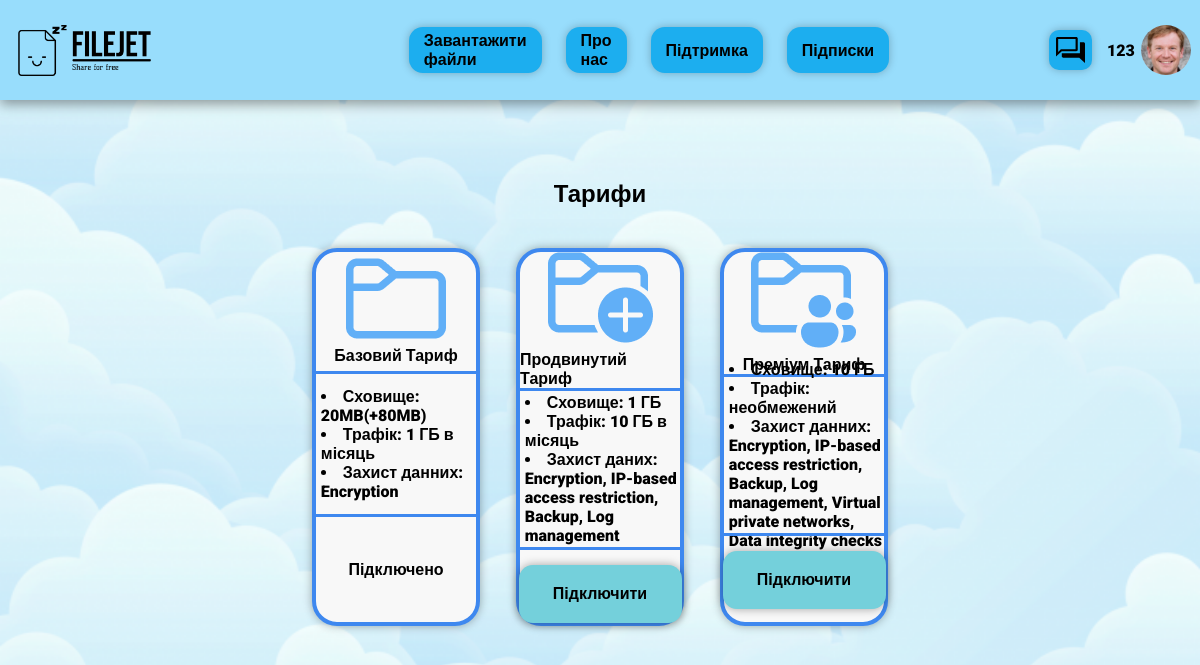
The app's page /subscription/ (signed in) with its own data.
### ProfileApp/models.py (models this page shows, shortened)
class Profile(models.Model):
    user = models.OneToOneField(User, on_delete=models.CASCADE)
    image = models.ImageField(upload_to='image/%Y/%m/%d', default="unregistered_user.png")
    total_size = models.IntegerField(default=104857600)
    used_size = models.IntegerField(default=0)
    procent_size = models.IntegerField(default=0)
    subscription = models.ForeignKey(Subscription, on_delete=models.CASCADE, to_field='id', default="1")
    authorised = models.BooleanField(default=False)

### SubscriptionApp/models.py (models this page shows, shortened)
class Subscription(models.Model):
    name = models.CharField(max_length=255)
    description = models.TextField()
    image = models.ImageField(upload_to='image/%Y/%m/%d')
    price = models.IntegerField(default=0)
    size = models.IntegerField(default=0)

### SubscriptionApp/views.py (the view)
# urls.py: path(r'subscription/', show_subscription, name='subscription'),
@login_required(login_url='main')
def show_subscription(request):
    context = {}
    subscriptions = Subscription.objects.all()
    for subscription in subscriptions:
        subscription.description = list(subscription.description.split("`"))
    profile = Profile.objects.get(user = request.user)
    context["profile"] = profile
    context["subscriptions"] = subscriptions
    return render(request, "subscription.html", context)

### MainApp/templatetags/base.py (called while the page is built)
@register.simple_tag
def give_user(request):
    if request.user.is_authenticated:
        user = request.user
        profile = Profile.objects.get(user=user)
        return profile

@register.simple_tag
def give_chats(request):
    if request.user.is_authenticated:
        chats = Chat.objects.filter(send_user = request.user)
        chat_and_last_message_list = []
        for chat in chats:
            chat_and_last_message = []
            try:
                last_message = Message.objects.filter(chat = chat).order_by('pk').latest('pk')
            except Message.DoesNotExist:
                last_message = ''
            profile_image = Profile.objects.get(user = chat.send_user)
            chat_and_last_message.append(profile_image)
            chat_and_last_message.append(last_message)
            chat_and_last_message.append(chat)
            chat_and_last_message_list.append(chat_and_last_message)
        return chat_and_last_message_list

### SubscriptionApp/templates/subscription.html (shortened to what this page needs)
{% extends 'base.html' %}
{% load static %}
{% block style %}<link rel="stylesheet" href="{% static 'css/subscription.css' %}">{% endblock %}
{% block content %}
<div id="content">
    <h2><span>Тарифи</span></h2>
    <div id="subscriptions-list">
        {% for subscription in subscriptions %}
        <div class="subscription-container">
            <div class="subscription-header">
                <img src="{{ subscription.image.url }}" alt="{{ subscription.name }}">
                <span>{{ subscription.name }} Тариф</span>
            </div>
            <div class="subscription-body">
                <ul class="list-attributes">
                    {% for description in subscription.description %}
                    <li class="li-1">{{ description }}</li>
                    {% endfor %}
                </ul>
            </div>
            <div class="subscription-footer">
                {% if profile.subscription.name == subscription.name %}
                    {% if subscription.name == 'Базовий' %}
                        Підключено
                    {% else %}
                        <a class="order-button disable" href="{% url 'disable_subscription' %}">Відключити</a>
                    {% endif %}
                {% else %}
                <a class="order-button" href="{% url 'enable_subscription' subscription.pk %}">Підключити</a>
                {% endif %}
            </div>
        </div>
        {% endfor %}
    </div>
</div>
{% endblock %}

### MainApp/templates/base.html (shortened to what this page needs)
<html lang="en">
    {% load static %}
    {% load base %}
    {% give_user request as profile %}
    {% give_chats request as chat_and_last_message_list_header %}
<head>
    <link rel="stylesheet" href="{% static 'css/base.css' %}">
    {% block style %} {% endblock %}
</head>
<body>
    <header>
        <div id="left-header-side">
            <p><a href="{% url 'main' %}"><img class="logo" src="{% static 'images/header-logo.png' %}" alt="Логотип компанії"></a></p>
        </div>
        <div class="navigation_buttons">
            <a href="{% url 'upload_file' %}">Завантажити файли</a>
            <a href="{% url 'about_us' %}">Про нас</a>
            <a href="{% url 'documentation' %}">Підтримка</a>
            <a href="{% url 'subscription' %}">Підписки</div></a>
        <div class="no_account">
            {% if profile %}
            <button class="H-modal-button" onclick="openModalHeader('header-modal')"><img src="{% static 'images/chat_icon.svg' %}" alt="Чат"></button>
            <a href="{% url 'profile' %}">
                {{ profile.user.username }}
                {% if profile.image %}
                <img class="image_account" src="{{ profile.image.url }}" alt="Нема аккаунту">
                {% else %}
                <img class="image_account" src="{% static 'images/unregistrate_user.png' %}" alt="Нема аккаунту">
                {% endif %}
            </a>
            {% endif %}
        </div>
    </header>
    {% block content %}{% endblock %}
</body>
</html>

### MainApp/static/css/base.css (style rules this page uses)
* { padding: 0; margin: 0; font-family: 'Roboto', sans-serif; font-weight: 900; }
body { width: 100%; height: 100%; display: flex; flex-flow: column; }
a, a:hover, a:visited, a:active { color: inherit; text-decoration: none; }
header { display: flex; flex-direction: row; justify-content: space-between; align-items: center; width: 100%; height: 100px; background: #98DDFC; box-shadow: 0px 4px 12px rgba(0, 0, 0, 0.4); flex: 0 1 auto; }
#left-header-side { height: 60%; padding-left: 1.5%; gap: 2%; display: flex; justify-content: space-between; width: 20%; align-items: center; }
.logo { height: 85%; }
.navigation_buttons { display: flex; flex-direction: row; justify-content: center; align-items: center; padding: 0px 0px; gap: 5%; width: 40%; height: 100%; flex: none; }
.navigation_buttons a { display: flex; justify-content: center; align-items: center; padding: 3px 15px; height: 40%; background: #1CAEEF; box-shadow: 0px 0px 8px rgba(0, 0, 0, 0.25); border-radius: 14px; transition: 200ms ease-in; }
.no_account { display: flex; flex-direction: row; justify-content: center; align-items: center; padding: 5px 20px; gap: 15px; width: 10%; height: 100%; border-radius: 10px; }
.no_account a { display: flex; flex-direction: row; justify-content: center; align-items: center; height: 100%; gap: 6px; border-radius: 10px; }
.image_account { box-sizing: border-box; object-fit: contain; height: 50%; border-radius: 100%; }
.H-modal-button { display: flex; justify-content: center; align-items: center; height: 40%; padding: 7px; cursor: pointer; font-size: 18px; border: none; background: #1CAEEF; box-shadow: 0px 0px 8px rgba(0, 0, 0, 0.25); border-radius: 10px; }
.H-modal-button img { height: 100%; object-fit: contain; }

### SubscriptionApp/static/css/subscription.css (style rules this page uses)
#content { display: flex; flex-direction: column; align-items: center; padding: 80px 0px; gap: 40px; height: 100%; width: 100%; }
#subscriptions-list { display: flex; flex-direction: row; justify-content: center; align-items: center; padding: 0px; gap: 3%; height: 70%; width: 100%; }
.subscription-container { box-sizing: border-box; display: flex; flex-direction: column; align-items: center; padding: 0px; gap: 13px; width: 14%; height: 100%; background: #F8F8F8; border: 4px solid #3E88EF; box-shadow: 0px 0px 10px rgba(0, 0, 0, 0.32); border-radius: 25px; }
.subscription-header { display: flex; flex-direction: column; justify-content: center; align-items: center; gap: 7px; width: 100%; height: 40%; border-bottom: 3px solid #3E88EF; }
.subscription-body { display: flex; flex-direction: row; justify-content: left; align-items: center; list-style: inside; width: 100%; height: 35%; }
.subscription-footer { display: flex; flex-direction: column; justify-content: center; align-items: center; padding: 15px 0px; gap: 5px; width: 100%; height: 25%; border-top: 3px solid #3E88EF; }
.order-button { display: flex; flex-direction: column; justify-content: center; align-items: center; padding: 7px 12px; gap: 10px; width: 139px; height: 44px; background: #74D0DB; box-shadow: 0px 0px 10px rgba(0, 0, 0, 0.35); border-radius: 14px; }
.list-attributes { padding-left: 3%; }
.li-1 { width: 100%; font-size: 16px; hyphens: manual; }

### records on screen
Profile: user.username "123", image (picture)
Subscription: image (picture), name "Базовий", description "Сховище: 20MB(+80MB)" "Трафік: 1 ГБ в місяць" "Захист данних: Encryption", shows "Підключено"
Subscription: image (picture), name "Продвинутий", description "Сховище: 1 ГБ" "Трафік: 10 ГБ в місяць" "Захист даних: Encryption, IP-based access restriction, Backup, Log management", shows "Підключити"
Subscription: image (picture), name "Преміум", description "Сховище: 10 ГБ" "Трафік: необмежений" "Захист данних: Encryption, IP-based access restriction, Backup, Log management, Virtual private networks, Data integrity checks", shows "Підключити"
